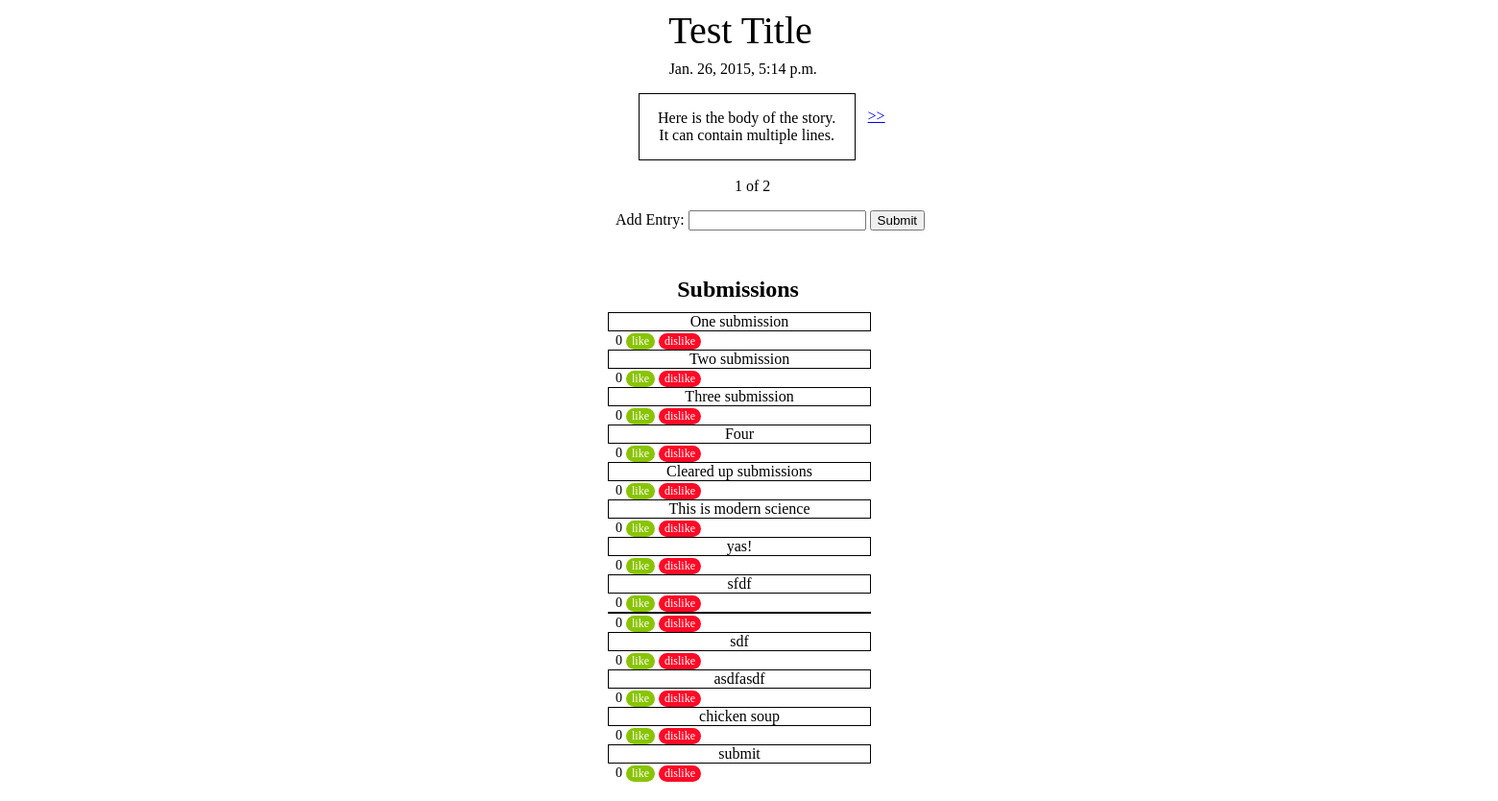
Before: /1 with the older database file.
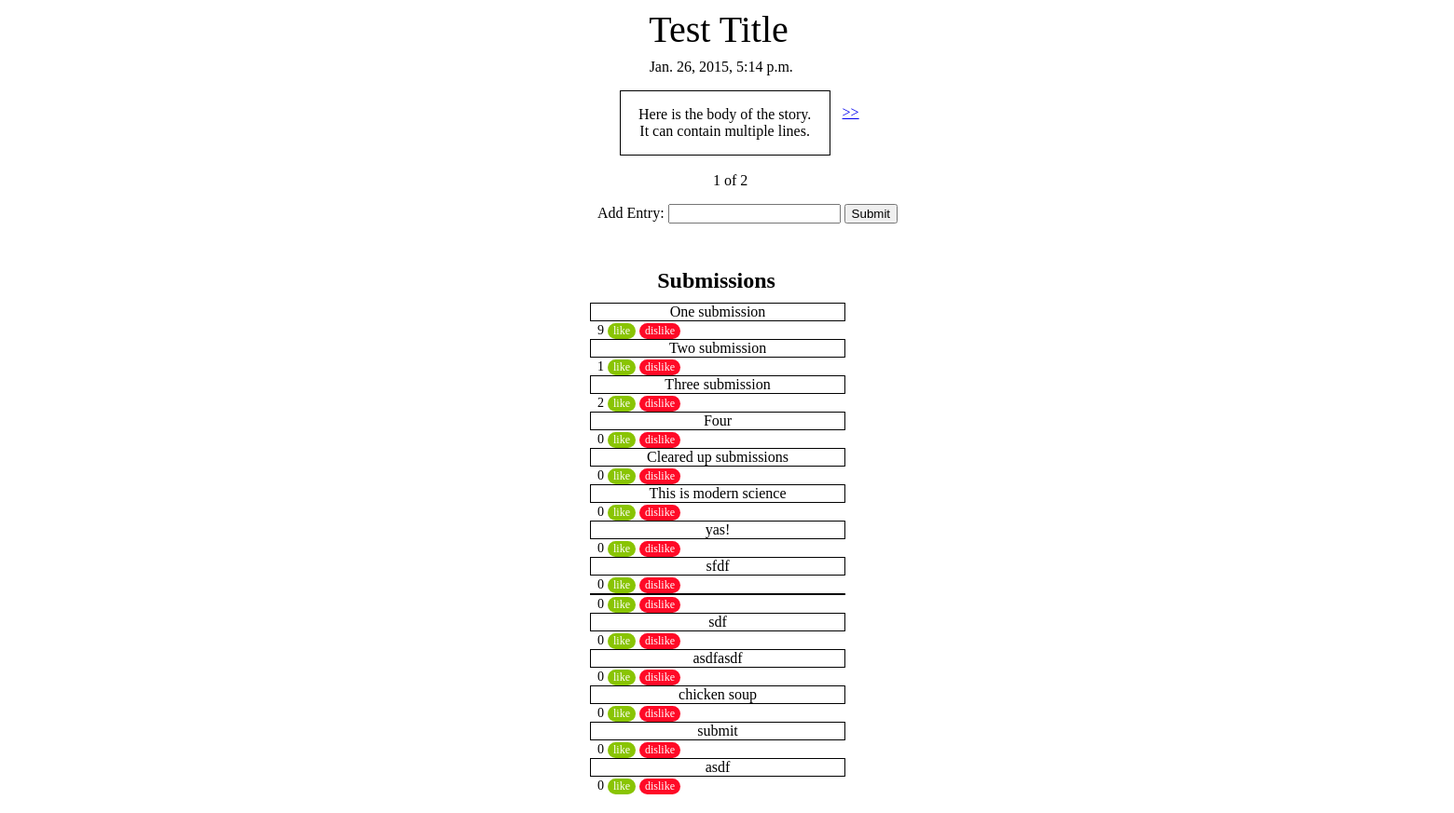
After: the same page with the newer database file.
### blogapp/models.py (models this page shows, shortened)
class Story(models.Model):
    title = models.CharField(max_length=140)
    body = models.TextField()
    date = models.DateTimeField()

class Submission(models.Model):
    story = models.ForeignKey(Story)
    text = models.CharField(max_length=140)
    votes = models.IntegerField(default=0)
    date = models.DateTimeField()

### blogapp/views.py (the view)
# urls.py: url(r'^(?P<page>\d+)$', views.main, name='main'),
def main(request, page):
    stories = Story.objects.all().order_by('-date')
    submissions = Submission.objects.all()
    paginator = Paginator(stories, 1)
    try:
        stories = paginator.page(page)
    except (InvalidPage, EmptyPage):
        stories = paginator.page(paginator.num_pages)
    return render(request, 'blogapp/main.html', dict(stories=stories, submissions=submissions))

### blogapp/templates/blogapp/main.html (shortened to what this page needs)
{% load staticfiles %}
<!DOCTYPE html>
<html>
<head lang="en">
    <link rel="stylesheet" type="text/css" href="{% static 'blogapp/style.css' %}" />
</head>
<body>
    <div id="story">
        {% for story in stories %}
            <div class="title">
                <div class= "title_text"> {{ story.title }} </div>
            </div>
                <ul>
                    <div class="time">{{ story.date }}</div>
                    <div class="body">{{ story.body|linebreaks }}</div>
                </ul>
             <span class="current">
                <div class= "current">
                &nbsp;{{ stories.number }} of {{ stories.paginator.num_pages }}
                </div>
            </span>
            <div class= "add_submission">
            <form action='{{ stories.number }}/submission/' method='post'>{% csrf_token %}
            <p> Add Entry: <input type= "text" name="submission">
            <input type='submit' value='Submit' />
            </form>
            </div>
            <div class= "submissions">
                <div class= "submission_title">
                    <h1> Submissions </h1>
                </div>
                {% for submission in submissions %}
                    {% ifequal submission.story.pk story.pk %}
                        <div class= "submission_box">
                            <div class= "text"> {{submission.text}}</div>
                        </div>
                        <div class="votes">{{ submission.votes }}</div>
                        <form action="{{ stories.number }}/submission/{{ submission.pk }}/like/" style="display:inline-block;" method="post">
                            <input id="like" class="like" type="submit" value="like">
                        </form>
                        <form action="{{ stories.number }}/submission/{{ submission.pk }}/dislike/" style="display:inline-block;" method="post">
                            <input id="dislike" class="dislike" type="submit" value="dislike"/>
                        </form>
                    {% endifequal %}
                {% endfor %}
            </div>
        {% endfor %}
        {% if stories.object_list and stories.paginator.num_pages > 1 %}
        <div class="pagination" style="margin-top: 20px; margin-left: -20px; ">
            <span class="step-links">
                {% if stories.has_next %}
                    <div class= "older_entries">
                    <a href="{{ stories.next_page_number }}"> &gt;&gt; </a>
                    </div>
                {% endif %}
            </span>
        </div>
        {% endif %}
    </div>
</body>
</html>

Changed rows visible on the page:
changed Submission "One submission": votes "0" → "9"
changed Submission "Two submission": votes "0" → "1"
changed Submission "Three submission": votes "0" → "2"
added Submission: text "asdf", votes "0"
